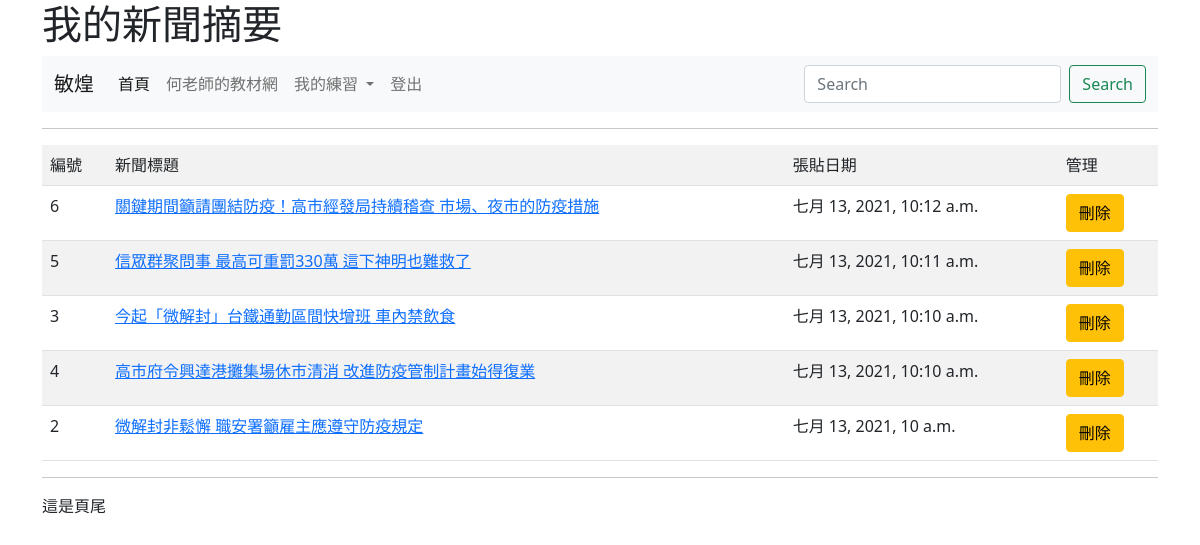
Page /news/ (signed in) on the committed database.
### mysite/models.py (models this page shows, shortened)
class Post(models.Model):
	title = models.CharField(max_length=200)
	content = models.TextField()
	pub_date = models.DateTimeField(default=timezone.now)
	class Meta:
		ordering = ('-pub_date',)

### mysite/views.py (the view)
# urls.py: path('news/', views.news),
def news(request):
	posts = Post.objects.all()
	return render(request, "news.html", locals())

### templates/news.html (shortened to what this page needs)
{% extends "base.html" %}
{% block main %}
	<hr>
	<table class="table table-striped">
		<tr>
			<td>編號</td><td>新聞標題</td><td>張貼日期</td>
			{% if request.user.is_superuser %}
			<td>管理</td>
			{% endif %}
		</tr>
	{% for post in posts %}
	   	<tr>
	   		<td>{{ post.id }}</td>
	   		<td>
	   			{% if request.user.is_authenticated %}
	   				<a href="/show/{{ post.id }}/">{{ post.title }}</a>
	   			{% else %}
		   			{{ post.title }}
	   			{% endif %}
	   		</td>
	   		<td>{{ post.pub_date }}</td>
			{% if request.user.is_superuser %}
			<td><a class='btn btn-warning' href="/delete/{{post.id}}/">刪除</a></td>
			{% endif %}
		</tr>
	{% endfor %}
	</table>
{% endblock %}

### templates/menu.html (shortened to what this page needs)
<nav class="navbar navbar-expand-lg navbar-light bg-light">
  <div class="container-fluid">
    <a class="navbar-brand" href="#">
      {% if request.user.is_authenticated %}
        {{ request.user.first_name }}
      {% else %}
        未登入的訪客
      {% endif %}
  </a>
    <div class="collapse navbar-collapse" id="navbarSupportedContent">
      <ul class="navbar-nav me-auto mb-2 mb-lg-0">
        <li class="nav-item">
          <a class="nav-link active" aria-current="page" href="/">首頁</a>
        </li>
        <li class="nav-item">
          <a class="nav-link" href="https://104.es">何老師的教材網</a>
        </li>
        <li class="nav-item dropdown">
          <a class="nav-link dropdown-toggle" href="#" id="navbarDropdown" role="button" data-bs-toggle="dropdown" aria-expanded="false">
            我的練習
          </a>
        </li>
        {% if request.user.is_authenticated %}
          <li class="nav-item">
            <a class="nav-link" href="/logout/" tabindex="-1">登出</a>
          </li>
        {% else %}
          <li class="nav-item">
            <a class="nav-link" href="/admin/login/?next=/" tabindex="-1">登入</a>
          </li>
        {% endif %}
      </ul>
      <form class="d-flex">
        <input class="form-control me-2" type="search" placeholder="Search" aria-label="搜尋">
        <button class="btn btn-outline-success" type="submit">Search</button>
      </form>
    </div>
  </div>
</nav>

### rows in the picture
Post: id "6", title "關鍵期間籲請團結防疫！高市經發局持續稽查 市場、夜市的防疫措施", pub_date "七月 13, 2021, 10:12 a.m."
Post: id "5", title "信眾群聚問事 最高可重罰330萬 這下神明也難救了", pub_date "七月 13, 2021, 10:11 a.m."
Post: id "3", title "今起「微解封」台鐵通勤區間快增班 車內禁飲食", pub_date "七月 13, 2021, 10:10 a.m."
Post: id "4", title "高市府令興達港攤集場休市清消 改進防疫管制計畫始得復業", pub_date "七月 13, 2021, 10:10 a.m."
Post: id "2", title "微解封非鬆懈 職安署籲雇主應遵守防疫規定", pub_date "七月 13, 2021, 10 a.m."

### other values in the picture
{{ request.user.first_name }} "敏煌"
